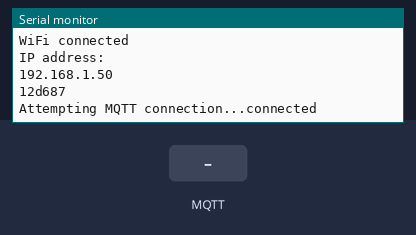
The sketch below on a simulated ESP8266 (NodeMCU). Shown: the last lines printed to the serial monitor. The test bench sets the inputs (shaded band). WiFi joins after 1.5 s; servers stay silent unless stated; no MQTT or app messages arrive unless stated.

Above: at 2.7 s.
2.8 s: MQTT message "1" arrives on the first subscribed topic
At 3.3 s:
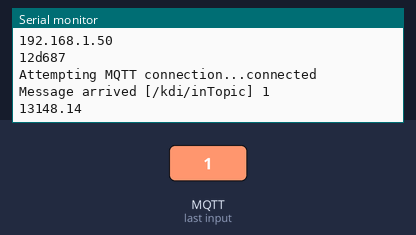
5.8 s: MQTT message "on" arrives on the first subscribed topic
At 6.8 s:
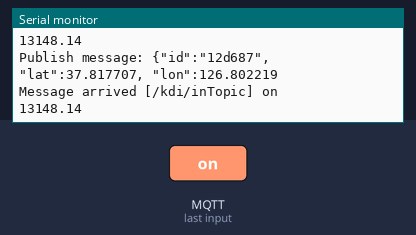
7.3 s: MQTT message "off" arrives on the first subscribed topic
At 7.46 s:
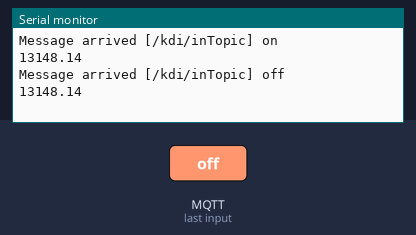

The sketch:

gps-mqtt-server.ino
```cpp
#include <ESP8266WiFi.h>
#include <PubSubClient.h>
#include "SimpleTimer.h"
#include <ArduinoJson.h>

SimpleTimer timer;

// 아래의 6개설정은 사용자 환경에 맞게 수정하세요.
const char* ssid = "i2r"; // 와이파이 AP, 또는 스마트폰의 핫스판 이름
const char* password = "00000000";  // 와이파이 AP, 또는 스마트폰의 핫스판 이름
const char* mqtt_server = "broker.mqtt-dashboard.com"; //브로커 주소
const char* outTopic = "/kdi/outTopic"; // 이름이 중복되지 않게 설정 기록
const char* inTopic = "/kdi/inTopic"; // 이름이 중복되지 않게 설정 기록
const char* clientName = "";  // setup 함수에서 자동생성
String sChipID;
char cChipID[20];

WiFiClient espClient;
PubSubClient client(espClient);
long lastMsg = 0;
char msg[50];

long count=0;

//GPS 처리
double TargetLat = 37.816707; //GPS Data
double TargetLon = 126.801219;
double lat=0,lon=0;
double distanceKm=0,distanceMiles=0,distanceFeet=0;

//json을 위한 설정
StaticJsonDocument<200> doc;
DeserializationError error;
JsonObject root;

void setup() {
  Serial.begin(9600);
  setup_wifi();

  //이름 자동으로 생성
  sChipID=String(ESP.getChipId(),HEX);
  sChipID.toCharArray(cChipID,sChipID.length()+1);
  clientName=&cChipID[0];
  Serial.println(clientName);

  client.setServer(mqtt_server, 1883);
  client.setCallback(callback);
  timer.setInterval(3000,gpsData);
}

void setup_wifi() {
  // We start by connecting to a WiFi network
  Serial.println();
  Serial.print("Connecting to ");
  Serial.println(ssid);

  WiFi.begin(ssid, password);

  while (WiFi.status() != WL_CONNECTED) {
    delay(500);
    Serial.print(".");
  }

  Serial.println("");
  Serial.println("WiFi connected");
  Serial.println("IP address: ");
  Serial.println(WiFi.localIP());
}

// 통신에서 문자가 들어오면 이 함수의 payload 배열에 저장된다.
void callback(char* topic, byte* payload, unsigned int length) {
  Serial.print("Message arrived [");
  Serial.print(topic);
  Serial.print("] ");
  for (int i = 0; i < length; i++) {
    Serial.print((char)payload[i]);
  }
  Serial.println();

  deserializeJson(doc,payload);
  root = doc.as<JsonObject>();
  lat = root["lat"];
  lon = root["lon"];
  getDistance(lat,lon,TargetLat,TargetLon);
  Serial.println(distanceKm);

}

// mqtt 통신에 지속적으로 접속한다.

void reconnect() {
  // Loop until we're reconnected
  while (!client.connected()) {
    Serial.print("Attempting MQTT connection...");
    // Attempt to connect
    if (client.connect(clientName)) {
      Serial.println("connected");
      // Once connected, publish an announcement...
      client.publish(outTopic, "Reconnected");
      // ... and resubscribe
      client.subscribe(inTopic);
    } else {
      Serial.print("failed, rc=");
      Serial.print(client.state());
      Serial.println(" try again in 5 seconds");
      // Wait 5 seconds before retrying
      delay(5000);
    }
  }
}

void gpsData() {
  //GPS를 연결하면 다음을 추가 한다.
  //lat=gps.location.lat();
  //lon=gps.location.lng();

  //가상데이타 보냄
  count++;
  lat=TargetLat+count*0.001;
  lon=TargetLon+count*0.001;
  snprintf(msg, 50, "{\"id\":\"%s\", \"lat\":%f, \"lon\":%f}",cChipID, lat,lon);
  Serial.print("Publish message: ");
  Serial.println(msg);
  client.publish(outTopic, msg);
}

// 이함수 참조사이트 : https://forum.arduino.cc/index.php?topic=281493.0
void getDistance(double lat, double lon, double targetLat, double targetLon)
{
  float latRad, lonRad;
  float flat, flon;
  float tlat, tlon;
  float tlatRad, tlonRad;
  float midLat, midLon;
  int samples=0;

  flat = lat;
  flon = lon;
  tlat = targetLat;
  tlon = targetLon;

  //convert decimal degree into radian
  latRad = flat * 0.017453293;
  lonRad = flon * 0.017453293;
  tlatRad = tlat * 0.017453293;
  tlonRad = tlon * 0.017453293;

  midLat = tlatRad - latRad;
  midLon = tlonRad - lonRad;

  //Calculate the distance in KM
  float latSin = sin((latRad - tlatRad)/2);
  float lonSin = sin((lonRad - tlonRad)/2);
  distanceKm = 2 * asin(sqrt((latSin*latSin) + cos(latRad) * cos(tlatRad) * (lonSin * lonSin)));
  distanceKm = distanceKm * 6371;

  //convert to miles
  distanceMiles = distanceKm * 0.621371192;
  distanceFeet = distanceMiles *5280;
}

void loop() {
  timer.run();

  if (!client.connected()) {
    reconnect();
  }
  client.loop();
}
```

Measured:
- after the input at 2.8 s, the serial monitor: prints a new line at once (image 1)
- after the input at 5.8 s, the serial monitor: prints a new line at once (image 2)
- after the input at 7.3 s, the serial monitor: prints a new line at once (image 3)
